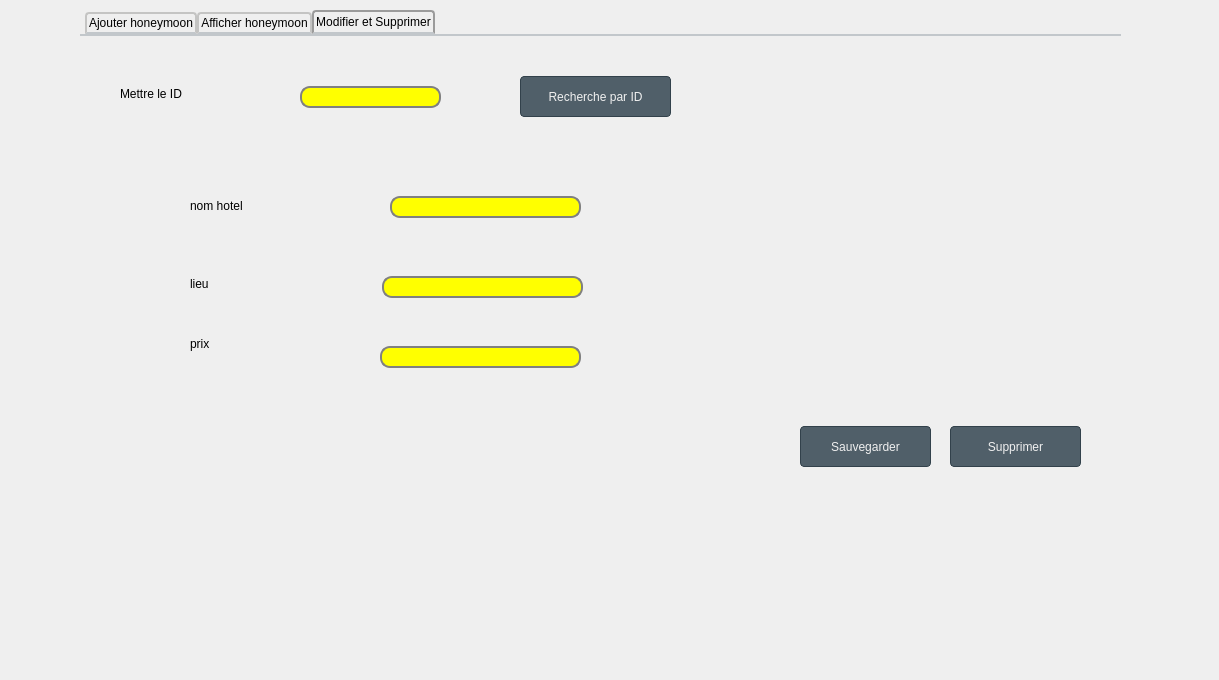
<?xml version="1.0" encoding="UTF-8"?>
<ui version="4.0">
 <class>honeymoonplus</class>
 <widget class="QDialog" name="honeymoonplus">
  <property name="geometry">
   <rect>
    <x>0</x>
    <y>0</y>
    <width>1219</width>
    <height>680</height>
   </rect>
  </property>
  <property name="windowTitle">
   <string>Dialog</string>
  </property>
  <property name="styleSheet">
   <string notr="true">


        Light  #4D545B #505F69 (unpressed)

        Normal #31363B #32414B (border, disabled, pressed, checked, toolbars, menus)

        Dark   #232629 #19232D (background)

</string>
  </property>
  <widget class="QTabWidget" name="honeymoon">
   <property name="geometry">
    <rect>
     <x>80</x>
     <y>10</y>
     <width>1041</width>
     <height>601</height>
    </rect>
   </property>
   <property name="styleSheet">
    <string notr="true">QTabWidget::pane { /* The tab widget frame */
    border-top: 2px solid #C2C7CB;
}

QTabWidget::tab-bar {
    left: 5px; /* move to the right by 5px */
}

/* Style the tab using the tab sub-control. Note that
    it reads QTabBar _not_ QTabWidget */
QTabBar::tab {
    background: qlineargradient(x1: 0, y1: 0, x2: 0, y2: 1,
                                stop: 0 #E1E1E1, stop: 0.4 #DDDDDD,
                                stop: 0.5 #D8D8D8, stop: 1.0 #D3D3D3);
    border: 2px solid #C4C4C3;
    border-bottom-color: #C2C7CB; /* same as the pane color */
    border-top-left-radius: 4px;
    border-top-right-radius: 4px;
    min-width: 8ex;
    padding: 2px;
}

QTabBar::tab:selected, QTabBar::tab:hover {
    background: qlineargradient(x1: 0, y1: 0, x2: 0, y2: 1,
                                stop: 0 #fafafa, stop: 0.4 #f4f4f4,
                                stop: 0.5 #e7e7e7, stop: 1.0 #fafafa);
}

QTabBar::tab:selected {
    border-color: #9B9B9B;
    border-bottom-color: #C2C7CB; /* same as pane color */
}

QTabBar::tab:!selected {
    margin-top: 2px; /* make non-selected tabs look smaller */
}</string>
   </property>
   <property name="currentIndex">
    <number>2</number>
   </property>
   <widget class="QWidget" name="tab">
    <attribute name="title">
     <string>Ajouter honeymoon</string>
    </attribute>
    <widget class="QLabel" name="label">
     <property name="geometry">
      <rect>
       <x>40</x>
       <y>50</y>
       <width>71</width>
       <height>21</height>
      </rect>
     </property>
     <property name="text">
      <string>ID </string>
     </property>
    </widget>
    <widget class="QLabel" name="label_2">
     <property name="geometry">
      <rect>
       <x>40</x>
       <y>130</y>
       <width>56</width>
       <height>31</height>
      </rect>
     </property>
     <property name="text">
      <string>lieu</string>
     </property>
    </widget>
    <widget class="QLabel" name="label_3">
     <property name="geometry">
      <rect>
       <x>40</x>
       <y>225</y>
       <width>56</width>
       <height>31</height>
      </rect>
     </property>
     <property name="text">
      <string>prix</string>
     </property>
    </widget>
    <widget class="QLineEdit" name="lineEdit_ID0">
     <property name="geometry">
      <rect>
       <x>250</x>
       <y>60</y>
       <width>171</width>
       <height>21</height>
      </rect>
     </property>
     <property name="styleSheet">
      <string notr="true">QLineEdit {
    border: 2px solid gray;
    border-radius: 10px;
    padding: 0 8px;
    background: yellow;
    selection-background-color: darkgray;
}</string>
     </property>
    </widget>
    <widget class="QLineEdit" name="lineEdit_lieu1">
     <property name="geometry">
      <rect>
       <x>250</x>
       <y>140</y>
       <width>171</width>
       <height>21</height>
      </rect>
     </property>
     <property name="styleSheet">
      <string notr="true">QLineEdit {
    border: 2px solid gray;
    border-radius: 10px;
    padding: 0 8px;
    background: yellow;
    selection-background-color: darkgray;
}</string>
     </property>
    </widget>
    <widget class="QLineEdit" name="lineEdit_prix1">
     <property name="geometry">
      <rect>
       <x>250</x>
       <y>230</y>
       <width>161</width>
       <height>21</height>
      </rect>
     </property>
     <property name="styleSheet">
      <string notr="true">QLineEdit {
    border: 2px solid gray;
    border-radius: 10px;
    padding: 0 8px;
    background: yellow;
    selection-background-color: darkgray;
}</string>
     </property>
    </widget>
    <widget class="QPushButton" name="pushButton">
     <property name="geometry">
      <rect>
       <x>660</x>
       <y>410</y>
       <width>93</width>
       <height>28</height>
      </rect>
     </property>
     <property name="styleSheet">
      <string notr="true">QPushButton {

  background-color: #505F69;

  border: 1px solid #32414B;

  color: #F0F0F0;

  border-radius: 4px;

  padding: 3px;

  outline: none;

}

</string>
     </property>
     <property name="text">
      <string>ajouter</string>
     </property>
    </widget>
    <widget class="QPushButton" name="pushButton_2">
     <property name="geometry">
      <rect>
       <x>790</x>
       <y>410</y>
       <width>93</width>
       <height>28</height>
      </rect>
     </property>
     <property name="styleSheet">
      <string notr="true">QPushButton {

  background-color: #505F69;

  border: 1px solid #32414B;

  color: #F0F0F0;

  border-radius: 4px;

  padding: 3px;

  outline: none;

}

</string>
     </property>
     <property name="text">
      <string>Annuler</string>
     </property>
    </widget>
    <widget class="QLabel" name="label_4">
     <property name="geometry">
      <rect>
       <x>40</x>
       <y>310</y>
       <width>56</width>
       <height>31</height>
      </rect>
     </property>
     <property name="text">
      <string>nom hotel</string>
     </property>
    </widget>
    <widget class="QLineEdit" name="lineEdit_nomhotel_2">
     <property name="geometry">
      <rect>
       <x>250</x>
       <y>320</y>
       <width>161</width>
       <height>21</height>
      </rect>
     </property>
     <property name="styleSheet">
      <string notr="true">QLineEdit {
    border: 2px solid gray;
    border-radius: 10px;
    padding: 0 8px;
    background: yellow;
    selection-background-color: darkgray;
}</string>
     </property>
    </widget>
   </widget>
   <widget class="QWidget" name="tab_2">
    <attribute name="title">
     <string>Afficher honeymoon</string>
    </attribute>
    <widget class="QTableView" name="table_honeymoon">
     <property name="geometry">
      <rect>
       <x>80</x>
       <y>180</y>
       <width>691</width>
       <height>301</height>
      </rect>
     </property>
    </widget>
    <widget class="QPushButton" name="tri_par_lieu">
     <property name="geometry">
      <rect>
       <x>200</x>
       <y>140</y>
       <width>71</width>
       <height>28</height>
      </rect>
     </property>
     <property name="text">
      <string>Tri par lieu</string>
     </property>
    </widget>
    <widget class="QPushButton" name="recherche_honeymoon">
     <property name="geometry">
      <rect>
       <x>650</x>
       <y>50</y>
       <width>93</width>
       <height>28</height>
      </rect>
     </property>
     <property name="text">
      <string>Recherche</string>
     </property>
    </widget>
    <widget class="QLabel" name="label_22">
     <property name="geometry">
      <rect>
       <x>260</x>
       <y>50</y>
       <width>21</width>
       <height>16</height>
      </rect>
     </property>
     <property name="text">
      <string>lieu</string>
     </property>
    </widget>
    <widget class="QLabel" name="label_23">
     <property name="geometry">
      <rect>
       <x>450</x>
       <y>50</y>
       <width>21</width>
       <height>16</height>
      </rect>
     </property>
     <property name="text">
      <string>prix</string>
     </property>
    </widget>
    <widget class="QPushButton" name="tri_par_id">
     <property name="geometry">
      <rect>
       <x>110</x>
       <y>140</y>
       <width>81</width>
       <height>28</height>
      </rect>
     </property>
     <property name="text">
      <string>Tri par ID</string>
     </property>
    </widget>
    <widget class="QPushButton" name="tri_par_prix">
     <property name="geometry">
      <rect>
       <x>290</x>
       <y>140</y>
       <width>81</width>
       <height>28</height>
      </rect>
     </property>
     <property name="text">
      <string>Tri par prix</string>
     </property>
    </widget>
    <widget class="QLineEdit" name="recherche_par_prix">
     <property name="geometry">
      <rect>
       <x>510</x>
       <y>50</y>
       <width>113</width>
       <height>22</height>
      </rect>
     </property>
    </widget>
    <widget class="QLineEdit" name="recherche_par_id">
     <property name="geometry">
      <rect>
       <x>130</x>
       <y>50</y>
       <width>113</width>
       <height>22</height>
      </rect>
     </property>
    </widget>
    <widget class="QLabel" name="label_24">
     <property name="geometry">
      <rect>
       <x>60</x>
       <y>50</y>
       <width>41</width>
       <height>16</height>
      </rect>
     </property>
     <property name="text">
      <string>ID</string>
     </property>
    </widget>
    <widget class="QLineEdit" name="recherche_par_lieu">
     <property name="geometry">
      <rect>
       <x>320</x>
       <y>50</y>
       <width>113</width>
       <height>22</height>
      </rect>
     </property>
    </widget>
   </widget>
   <widget class="QWidget" name="tab_4">
    <attribute name="title">
     <string>Modifier et Supprimer</string>
    </attribute>
    <widget class="QLabel" name="label_6">
     <property name="geometry">
      <rect>
       <x>40</x>
       <y>50</y>
       <width>261</width>
       <height>16</height>
      </rect>
     </property>
     <property name="text">
      <string>Mettre le ID</string>
     </property>
    </widget>
    <widget class="QLineEdit" name="LineEdit_10">
     <property name="geometry">
      <rect>
       <x>220</x>
       <y>50</y>
       <width>141</width>
       <height>22</height>
      </rect>
     </property>
     <property name="styleSheet">
      <string notr="true">QLineEdit {
    border: 2px solid gray;
    border-radius: 10px;
    padding: 0 8px;
    background: yellow;
    selection-background-color: darkgray;
}</string>
     </property>
    </widget>
    <widget class="QLabel" name="label_7">
     <property name="geometry">
      <rect>
       <x>110</x>
       <y>240</y>
       <width>56</width>
       <height>16</height>
      </rect>
     </property>
     <property name="text">
      <string>lieu</string>
     </property>
    </widget>
    <widget class="QLabel" name="label_9">
     <property name="geometry">
      <rect>
       <x>110</x>
       <y>300</y>
       <width>101</width>
       <height>16</height>
      </rect>
     </property>
     <property name="text">
      <string>prix</string>
     </property>
    </widget>
    <widget class="QLineEdit" name="LineEdit_blasa">
     <property name="geometry">
      <rect>
       <x>302</x>
       <y>240</y>
       <width>201</width>
       <height>22</height>
      </rect>
     </property>
     <property name="styleSheet">
      <string notr="true">QLineEdit {
    border: 2px solid gray;
    border-radius: 10px;
    padding: 0 8px;
    background: yellow;
    selection-background-color: darkgray;
}</string>
     </property>
    </widget>
    <widget class="QLineEdit" name="LineEdit_soum">
     <property name="geometry">
      <rect>
       <x>300</x>
       <y>310</y>
       <width>201</width>
       <height>22</height>
      </rect>
     </property>
     <property name="styleSheet">
      <string notr="true">QLineEdit {
    border: 2px solid gray;
    border-radius: 10px;
    padding: 0 8px;
    background: yellow;
    selection-background-color: darkgray;
}</string>
     </property>
    </widget>
    <widget class="QPushButton" name="sauvegrader">
     <property name="geometry">
      <rect>
       <x>720</x>
       <y>390</y>
       <width>131</width>
       <height>41</height>
      </rect>
     </property>
     <property name="styleSheet">
      <string notr="true">QPushButton {

  background-color: #505F69;

  border: 1px solid #32414B;

  color: #F0F0F0;

  border-radius: 4px;

  padding: 3px;

  outline: none;

}

</string>
     </property>
     <property name="text">
      <string>Sauvegarder</string>
     </property>
    </widget>
    <widget class="QLineEdit" name="lineEdit_esm">
     <property name="geometry">
      <rect>
       <x>310</x>
       <y>160</y>
       <width>191</width>
       <height>22</height>
      </rect>
     </property>
     <property name="styleSheet">
      <string notr="true">QLineEdit {
    border: 2px solid gray;
    border-radius: 10px;
    padding: 0 8px;
    background: yellow;
    selection-background-color: darkgray;
}</string>
     </property>
    </widget>
    <widget class="QLabel" name="label_8">
     <property name="geometry">
      <rect>
       <x>110</x>
       <y>160</y>
       <width>56</width>
       <height>20</height>
      </rect>
     </property>
     <property name="text">
      <string>nom hotel</string>
     </property>
    </widget>
    <widget class="QPushButton" name="get_data_by_id">
     <property name="geometry">
      <rect>
       <x>440</x>
       <y>40</y>
       <width>151</width>
       <height>41</height>
      </rect>
     </property>
     <property name="styleSheet">
      <string notr="true">QPushButton {

  background-color: #505F69;

  border: 1px solid #32414B;

  color: #F0F0F0;

  border-radius: 4px;

  padding: 3px;

  outline: none;

}

</string>
     </property>
     <property name="text">
      <string>Recherche par ID</string>
     </property>
    </widget>
    <widget class="QPushButton" name="supprimer_honeymoon">
     <property name="geometry">
      <rect>
       <x>870</x>
       <y>390</y>
       <width>131</width>
       <height>41</height>
      </rect>
     </property>
     <property name="styleSheet">
      <string notr="true">QPushButton {

  background-color: #505F69;

  border: 1px solid #32414B;

  color: #F0F0F0;

  border-radius: 4px;

  padding: 3px;

  outline: none;

}

</string>
     </property>
     <property name="text">
      <string>Supprimer</string>
     </property>
    </widget>
   </widget>
  </widget>
 </widget>
 <resources/>
 <connections/>
</ui>
